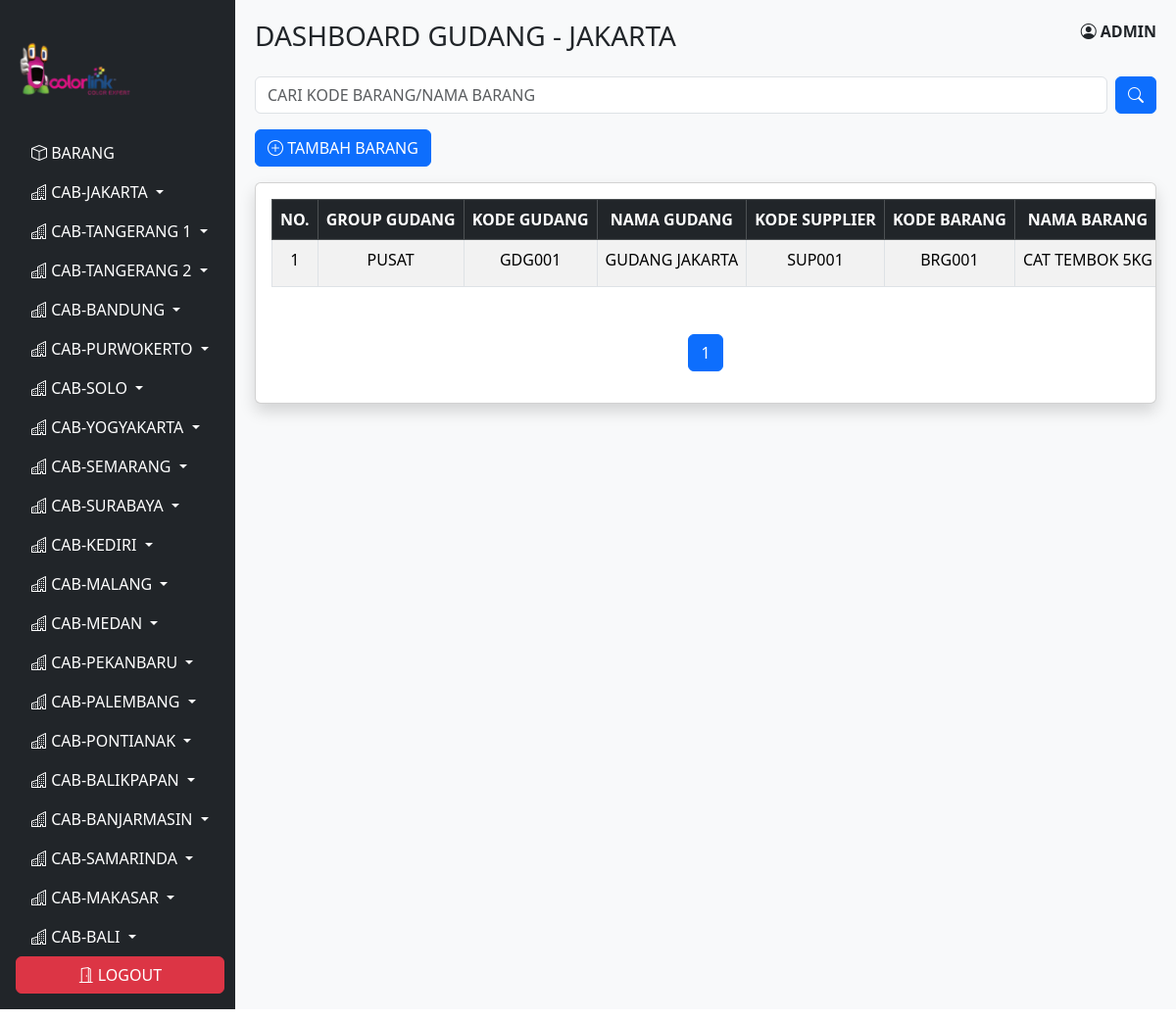
Screenshot of /dashboard/dashboard_gudang_jkt.php (signed in) with the database file from the repository.
### tables this page shows
CREATE TABLE `gudang_jkt` (
  `group_gudang` enum('PUSAT','CANVASSING') NOT NULL,
  `kode_gudang` varchar(100) NOT NULL,
  `nama_gudang` varchar(255) NOT NULL,
  `kode_supplier` varchar(100) NOT NULL,
  `kode_barang` varchar(100) NOT NULL,
  `nama_barang` varchar(255) NOT NULL,
  `kode_divisi_barang` varchar(100) NOT NULL,
  `nama_divisi_barang` varchar(255) NOT NULL,
  `kode_jenis_barang` varchar(100) NOT NULL,
  `nama_jenis_barang` varchar(255) NOT NULL,
  `kode_brand_barang` varchar(100) NOT NULL,
  `nama_brand_barang` varchar(255) NOT NULL,
  `barcode` varchar(100) NOT NULL,
  `barcode_serial_number` varchar(100) NOT NULL,
  `satuan` enum('PCS','SET','DUS/BOX','RIM','PAK','ROLL') NOT NULL,
  `fraksi` decimal(10,0) NOT NULL,
  `harga_beli` decimal(12,0) NOT NULL,
  `qty` int(11) NOT NULL,
  `tgl_masuk_barang` date NOT NULL,
  `keterangan` varchar(255) NOT NULL,
  `created_at` datetime DEFAULT current_timestamp(),
  `updated_at` datetime DEFAULT NULL ON UPDATE current_timestamp(),
  `deleted_at` datetime DEFAULT NULL,
  `created_by` int(11) DEFAULT NULL,
  `updated_by` int(11) DEFAULT NULL,
  `deleted_by` int(11) DEFAULT NULL,
  `id` int(11) NOT NULL
);

### dashboard/dashboard_gudang_jkt.php (the view, shortened to what this page needs)
<?php
include '../config/database.php';
$limit = 15;
$page  = max(1, (int)($_GET['page'] ?? 1));
$search = trim($_GET['search'] ?? '');
$search_param = "%$search%";
$stmt = $conn->prepare("
    SELECT COUNT(*) as total
    FROM gudang_jkt
    WHERE deleted_at IS NULL
    AND (
        kode_barang LIKE ?
        OR nama_barang LIKE ?
        OR kode_gudang LIKE ?
        OR nama_gudang LIKE ?
    )
");
$stmt->bind_param("ssss", $search_param, $search_param, $search_param, $search_param);
$stmt->execute();
$total = $stmt->get_result()->fetch_assoc()['total'];
$total_pages = max(1, ceil($total / $limit));
$page = min($page, $total_pages);
$offset = ($page - 1) * $limit;
$range = 2;
$start = max(1, $page - $range);
$end   = min($total_pages, $page + $range);
$stmt = $conn->prepare("
    SELECT *
    FROM gudang_jkt
    WHERE deleted_at IS NULL
    AND (
        kode_barang LIKE ?
        OR nama_barang LIKE ?
        OR kode_gudang LIKE ?
        OR nama_gudang LIKE ?
    )
    ORDER BY tgl_masuk_barang DESC
    LIMIT ? OFFSET ?
");
$stmt->bind_param("ssssii", $search_param, $search_param, $search_param, $search_param, $limit, $offset);
$stmt->execute();
$result = $stmt->get_result();
$no = $offset + 1;
?>
<!DOCTYPE html>
<html>
<head>
    <link href="https://cdn.jsdelivr.net/npm/bootstrap@5.3.3/dist/css/bootstrap.min.css" rel="stylesheet">
    <link href="https://cdn.jsdelivr.net/npm/bootstrap-icons@1.13.1/font/bootstrap-icons.min.css" rel="stylesheet">
</head>
<body>
<div class="main-layout">
    <?php include "../templates/sidebar.php"; ?>
    <div class="content">
    <div class="d-flex justify-content-between mb-3">
        <h3>DASHBOARD GUDANG - JAKARTA</h3>
        <div style="text-transform: uppercase;"><i class="bi bi-person-circle"></i> <b><?= htmlspecialchars($_SESSION['username']); ?></b></div>
    </div>
    <form method="GET" class="mb-3 d-flex">
        <input type="text" name="search" class="form-control me-2"
               placeholder="CARI KODE BARANG/NAMA BARANG"
               value="<?= htmlspecialchars($search) ?>">
        <button class="btn btn-primary"><i class="bi bi-search"></i></button>
    </form>
    <?php if ($_SESSION['role'] === 'ADMIN'): ?>
        <a href="tambah_barang.php" class="btn btn-primary mb-3"><i class="bi bi-plus-circle"></i> TAMBAH BARANG</a>
    <?php endif; ?>
    <div class="card shadow">
        <div class="card-body table-responsive">
            <table class="table table-bordered table-striped text-center">
                <thead class="table-dark">
                    <tr>
                        <th>NO.</th>
                        <th>GROUP GUDANG</th>
                        <th>KODE GUDANG</th>
                        <th>NAMA GUDANG</th>
                        <th>KODE SUPPLIER</th>
                        <th>KODE BARANG</th>
                        <th>NAMA BARANG</th>
                    </tr>
                </thead>
                <tbody style="text-transform: uppercase;">
                <?php if ($result->num_rows > 0): ?>
                    <?php while ($row = $result->fetch_assoc()): ?>
                        <tr>
                            <td><?= $no++ ?></td>
                            <td><?= htmlspecialchars($row['group_gudang']) ?></td>
                            <td><?= htmlspecialchars($row['kode_gudang']) ?></td>
                            <td><?= htmlspecialchars($row['nama_gudang']) ?></td>
                            <td><?= htmlspecialchars($row['kode_supplier']) ?></td>
                            <td><?= htmlspecialchars($row['kode_barang']) ?></td>
                            <td><?= htmlspecialchars($row['nama_barang']) ?></td>
                        </tr>
                    <?php endwhile; ?>
                <?php else: ?>
                    <tr>
                        <td colspan="22">DATA TIDAK DITEMUKAN</td>
                    </tr>
                <?php endif; ?>
                </tbody>
            </table>
        </div>
        <nav class="p-3">
            <ul class="pagination justify-content-center">
                <?php for ($i=$start; $i<=$end; $i++): ?>
                    <li class="page-item <?= $i==$page?'active':'' ?>">
                        <a class="page-link" href="?page=<?= $i ?>&search=<?= urlencode($search) ?>">
                            <?= $i ?>
                        </a>
                    </li>
                <?php endfor; ?>
            </ul>
        </nav>
    </div>
</div>
</body>
</html>

### templates/sidebar.php (shortened to what this page needs)
<div class="sidebar d-none d-lg-flex flex-column p-3">
    <img src="../aset/logo.png" alt="logo" width="120">
    <ul class="nav nav-pills flex-column mb-auto">
        <li class="nav-item">
            <a href="dashboard_barang.php" class="nav-link text-white"><i class="bi bi-box"></i> BARANG</a>
        </li>
        <li>
        <a class="nav-link dropdown-toggle text-white" data-bs-toggle="collapse" href="#cabJktDesktop" role="button" aria-expanded="false" aria-controls="cabJktDesktop">
            <i class="bi bi-buildings"></i> CAB-JAKARTA
        </a>
        </li>
        <li>
        <a class="nav-link dropdown-toggle text-white" data-bs-toggle="collapse" href="#cabTgr1Desktop" role="button" aria-expanded="false" aria-controls="cabTgr1Desktop">
            <i class="bi bi-buildings"></i> CAB-TANGERANG 1
        </a>
        </li>
        <li>
        <a class="nav-link dropdown-toggle text-white" data-bs-toggle="collapse" href="#cabTgr2Desktop" role="button" aria-expanded="false" aria-controls="cabTgr2Desktop">
            <i class="bi bi-buildings"></i> CAB-TANGERANG 2
        </a>
        </li>
        <li>
        <a class="nav-link dropdown-toggle text-white" data-bs-toggle="collapse" href="#cabBdgDesktop" role="button" aria-expanded="false" aria-controls="cabBdgDesktop">
            <i class="bi bi-buildings"></i> CAB-BANDUNG
        </a>
        </li>
        <li>
        <a class="nav-link dropdown-toggle text-white" data-bs-toggle="collapse" href="#cabPwkDesktop" role="button" aria-expanded="false" aria-controls="cabPwkDesktop">
            <i class="bi bi-buildings"></i> CAB-PURWOKERTO
        </a>
        </li>
        <li>
        <a class="nav-link dropdown-toggle text-white" data-bs-toggle="collapse" href="#cabSolDesktop" role="button" aria-expanded="false" aria-controls="cabSolDesktop">
            <i class="bi bi-buildings"></i> CAB-SOLO
        </a>
        </li>
        <li>
        <a class="nav-link dropdown-toggle text-white" data-bs-toggle="collapse" href="#cabYgyDesktop" role="button" aria-expanded="false" aria-controls="cabYgyDesktop">
            <i class="bi bi-buildings"></i> CAB-YOGYAKARTA
        </a>
        </li>
        <li>
        <a class="nav-link dropdown-toggle text-white" data-bs-toggle="collapse" href="#cabSmrDesktop" role="button" aria-expanded="false" aria-controls="cabSmrDesktop">
            <i class="bi bi-buildings"></i> CAB-SEMARANG
        </a>
        </li>
        <li>
        <a class="nav-link dropdown-toggle text-white" data-bs-toggle="collapse" href="#cabSbyDesktop" role="button" aria-expanded="false" aria-controls="cabSbyDesktop">
            <i class="bi bi-buildings"></i> CAB-SURABAYA
        </a>
        </li>
        <li>
        <a class="nav-link dropdown-toggle text-white" data-bs-toggle="collapse" href="#cabKdrDesktop" role="button" aria-expanded="false" aria-controls="cabKdrDesktop">
            <i class="bi bi-buildings"></i> CAB-KEDIRI
        </a>
        </li>
        <li>
        <a class="nav-link dropdown-toggle text-white" data-bs-toggle="collapse" href="#cabMlgDesktop" role="button" aria-expanded="false" aria-controls="cabMlgDesktop">
            <i class="bi bi-buildings"></i> CAB-MALANG
        </a>
        </li>
        <li>
        <a class="nav-link dropdown-toggle text-white" data-bs-toggle="collapse" href="#cabMdnDesktop" role="button" aria-expanded="false" aria-controls="cabMdnDesktop">
            <i class="bi bi-buildings"></i> CAB-MEDAN
        </a>
        </li>
        <li>
        <a class="nav-link dropdown-toggle text-white" data-bs-toggle="collapse" href="#cabPkbDesktop" role="button" aria-expanded="false" aria-controls="cabPkbDesktop">
            <i class="bi bi-buildings"></i> CAB-PEKANBARU
        </a>
        </li>
        <li>
        <a class="nav-link dropdown-toggle text-white" data-bs-toggle="collapse" href="#cabPlbDesktop" role="button" aria-expanded="false" aria-controls="cabPlbDesktop">
            <i class="bi bi-buildings"></i> CAB-PALEMBANG
        </a>
        </li>
        <li>
        <a class="nav-link dropdown-toggle text-white" data-bs-toggle="collapse" href="#cabPtkDesktop" role="button" aria-expanded="false" aria-controls="cabPtkDesktop">
            <i class="bi bi-buildings"></i> CAB-PONTIANAK
        </a>
        </li>
        <li>
        <a class="nav-link dropdown-toggle text-white" data-bs-toggle="collapse" href="#cabBlpDesktop" role="button" aria-expanded="false" aria-controls="cabBlpDesktop">
            <i class="bi bi-buildings"></i> CAB-BALIKPAPAN
        </a>
        </li>
        <li>
        <a class="nav-link dropdown-toggle text-white" data-bs-toggle="collapse" href="#cabBjmDesktop" role="button" aria-expanded="false" aria-controls="cabBjmDesktop">
            <i class="bi bi-buildings"></i> CAB-BANJARMASIN
        </a>
        </li>
        <li>
        <a class="nav-link dropdown-toggle text-white" data-bs-toggle="collapse" href="#cabSmdDesktop" role="button" aria-expanded="false" aria-controls="cabSmdDesktop">
            <i class="bi bi-buildings"></i> CAB-SAMARINDA
        </a>
        </li>
        <li>
        <a class="nav-link dropdown-toggle text-white" data-bs-toggle="collapse" href="#cabMksDesktop" role="button" aria-expanded="false" aria-controls="cabMksDesktop">
            <i class="bi bi-buildings"></i> CAB-MAKASAR
        </a>
        </li>
        <li>
        <a class="nav-link dropdown-toggle text-white" data-bs-toggle="collapse" href="#cabBalDesktop" role="button" aria-expanded="false" aria-controls="cabBalDesktop">
            <i class="bi bi-buildings"></i> CAB-BALI
        </a>
        </li>
        <li class="nav-item">
            <a href="../auth/logout.php" class="btn btn-danger w-100" onclick="return confirm('YAKIN LOGOUT?')"><i class="bi bi-door-open"></i> LOGOUT</a>
        </li>
    </ul>
</div>

### dashboard/dashboard_gudang_jkt.php (style rules this page uses)
body { min-height: 100vh; }
.main-layout { display: flex; }
.sidebar { width: 240px; background-color: #212529; color: #fff; flex-shrink: 0; }
.sidebar .nav-link { color: #ccc; transition: 0.2s; }
.content { flex-grow: 1; padding: 20px; background-color: #f8f9fa; width: 80%; }
.table-responsive { overflow-x: auto; }
table { white-space: nowrap; }

### rows the page displays
gudang_jkt: group_gudang "PUSAT", kode_gudang "GDG001", nama_gudang "GUDANG JAKARTA", kode_supplier "SUP001", kode_barang "BRG001", nama_barang "CAT TEMBOK 5KG"

### other values shown
$_SESSION['username'] "ADMIN"
